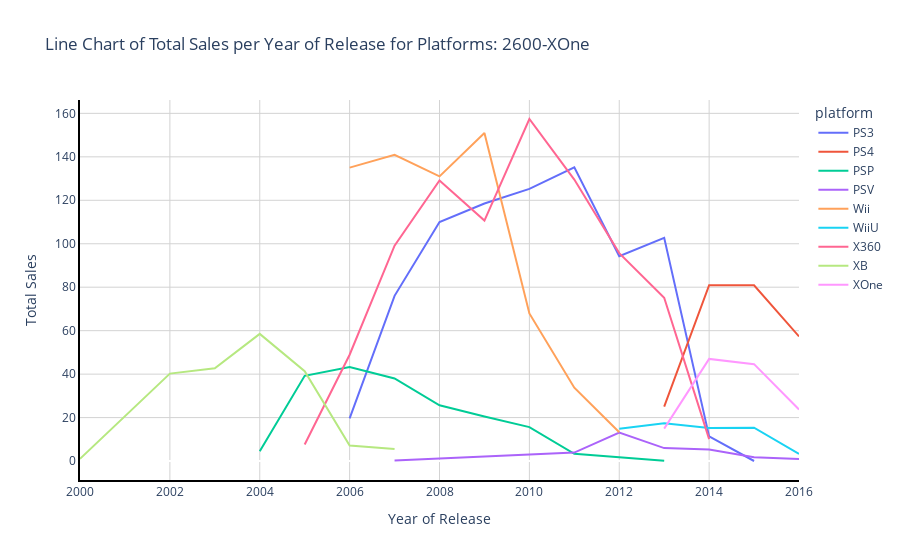

Notebook source saved alongside this figure:
### Markdown cell above
Code Meaning:
1) Use px.line() in order to create a line chart with data from the platform_sales_year_2 dataframe.
2) Use the year_of_release column as the x axis and the total_sales column as the y axis.
3) Set the color parameter to the platform column of the dataframe.
4) Set the title as: 'Line Chart of Total Sales per Year of Release for Platforms: PS2-XOne'.
5) Assign the code to no_sales_line_2 in order to save the result.
6) Use the show() method in order to display the no_sales_line_2 chart.

### Code cell
no_sales_line_2 = px.line(platform_sales_year_2, x='year_of_release', y='total_sales',labels={"total_sales": "Total Sales", "year_of_release": "Year of Release"}, color='platform', title='Line Chart of Total Sales per Year of Release for Platforms: 2600-XOne')
no_sales_line_2.update_layout(plot_bgcolor='white', xaxis=dict(showgrid=True, gridcolor='lightgrey'), yaxis=dict(showgrid=True, gridcolor='lightgrey'))
no_sales_line_2.update_xaxes(showline=True, linewidth=2, linecolor='black')
no_sales_line_2.update_yaxes(showline=True, linewidth=2, linecolor='black')
no_sales_line_2.show()

### Figure 1 — Plotly figure (JSON) as saved in the notebook; plotly's stock layout.template omitted (floating-point values rounded to 4 significant figures)
{"data": [{"hovertemplate": "platform=PS3<br>Year of Release=%{x}<br>Total Sales=%{y}<extra></extra>", "legendgroup": "PS3", "line": {"color": "#636efa", "dash": "solid"}, "marker": {"symbol": "circle"}, "mode": "lines", "name": "PS3", "orientation": "v", "showlegend": true, "type": "scatter", "x": [2006, 2007, 2008, 2009, 2010, 2011, 2012, 2013, 2014, 2015], "xaxis": "x", "y": [19.62, 76.03, 110.0, 118.5, 125.2, 135.2, 94.3, 102.7, 11.34, 0.02], "yaxis": "y"}, {"hovertemplate": "platform=PS4<br>Year of Release=%{x}<br>Total Sales=%{y}<extra></extra>", "legendgroup": "PS4", "line": {"color": "#EF553B", "dash": "solid"}, "marker": {"symbol": "circle"}, "mode": "lines", "name": "PS4", "orientation": "v", "showlegend": true, "type": "scatter", "x": [2013, 2014, 2015, 2016], "xaxis": "x", "y": [25.07, 80.95, 80.9, 57.35], "yaxis": "y"}, {"hovertemplate": "platform=PSP<br>Year of Release=%{x}<br>Total Sales=%{y}<extra></extra>", "legendgroup": "PSP", "line": {"color": "#00cc96", "dash": "solid"}, "marker": {"symbol": "circle"}, "mode": "lines", "name": "PSP", "orientation": "v", "showlegend": true, "type": "scatter", "x": [2004, 2005, 2006, 2007, 2008, 2009, 2010, 2011, 2013], "xaxis": "x", "y": [4.46, 39.22, 43.23, 38.02, 25.68, 20.46, 15.61, 3.34, 0.15], "yaxis": "y"}, {"hovertemplate": "platform=PSV<br>Year of Release=%{x}<br>Total Sales=%{y}<extra></extra>", "legendgroup": "PSV", "line": {"color": "#ab63fa", "dash": "solid"}, "marker": {"symbol": "circle"}, "mode": "lines", "name": "PSV", "orientation": "v", "showlegend": true, "type": "scatter", "x": [2007, 2011, 2012, 2013, 2014, 2015, 2016], "xaxis": "x", "y": [0.26, 3.88, 13.07, 5.96, 5.27, 1.72, 0.93], "yaxis": "y"}, {"hovertemplate": "platform=Wii<br>Year of Release=%{x}<br>Total Sales=%{y}<extra></extra>", "legendgroup": "Wii", "line": {"color": "#FFA15A", "dash": "solid"}, "marker": {"symbol": "circle"}, "mode": "lines", "name": "Wii", "orientation": "v", "showlegend": true, "type": "scatter", "x": [2006, 2007, 2008, 2009, 2010, 2011, 2012], "xaxis": "x", "y": [135.0, 140.9, 131.0, 151.0, 67.92, 33.75, 13.23], "yaxis": "y"}, {"hovertemplate": "platform=WiiU<br>Year of Release=%{x}<br>Total Sales=%{y}<extra></extra>", "legendgroup": "WiiU", "line": {"color": "#19d3f3", "dash": "solid"}, "marker": {"symbol": "circle"}, "mode": "lines", "name": "WiiU", "orientation": "v", "showlegend": true, "type": "scatter", "x": [2012, 2013, 2014, 2015, 2016], "xaxis": "x", "y": [14.85, 17.4, 15.22, 15.35, 3.26], "yaxis": "y"}, {"hovertemplate": "platform=X360<br>Year of Release=%{x}<br>Total Sales=%{y}<extra></extra>", "legendgroup": "X360", "line": {"color": "#FF6692", "dash": "solid"}, "marker": {"symbol": "circle"}, "mode": "lines", "name": "X360", "orientation": "v", "showlegend": true, "type": "scatter", "x": [2005, 2006, 2007, 2008, 2009, 2010, 2011, 2012, 2013, 2014], "xaxis": "x", "y": [7.64, 48.92, 99.11, 129.2, 110.7, 157.4, 129.5, 95.68, 75.17, 10.1], "yaxis": "y"}, {"hovertemplate": "platform=XB<br>Year of Release=%{x}<br>Total Sales=%{y}<extra></extra>", "legendgroup": "XB", "line": {"color": "#B6E880", "dash": "solid"}, "marker": {"symbol": "circle"}, "mode": "lines", "name": "XB", "orientation": "v", "showlegend": true, "type": "scatter", "x": [2000, 2001, 2002, 2003, 2004, 2005, 2006, 2007], "xaxis": "x", "y": [0.99, 20.72, 40.24, 42.68, 58.51, 41.38, 7.15, 5.52], "yaxis": "y"}, {"hovertemplate": "platform=XOne<br>Year of Release=%{x}<br>Total Sales=%{y}<extra></extra>", "legendgroup": "XOne", "line": {"color": "#FF97FF", "dash": "solid"}, "marker": {"symbol": "circle"}, "mode": "lines", "name": "XOne", "orientation": "v", "showlegend": true, "type": "scatter", "x": [2013, 2014, 2015, 2016], "xaxis": "x", "y": [14.92, 47.01, 44.58, 23.7], "yaxis": "y"}], "layout": {"legend": {"title": {"text": "platform"}, "tracegroupgap": 0}, "plot_bgcolor": "white", "title": {"text": "Line Chart of Total Sales per Year of Release for Platforms: 2600-XOne"}, "xaxis": {"anchor": "y", "domain": [0, 1], "gridcolor": "lightgrey", "linecolor": "black", "linewidth": 2, "showgrid": true, "showline": true, "title": {"text": "Year of Release"}}, "yaxis": {"anchor": "x", "domain": [0, 1], "gridcolor": "lightgrey", "linecolor": "black", "linewidth": 2, "showgrid": true, "showline": true, "title": {"text": "Total Sales"}}}}
